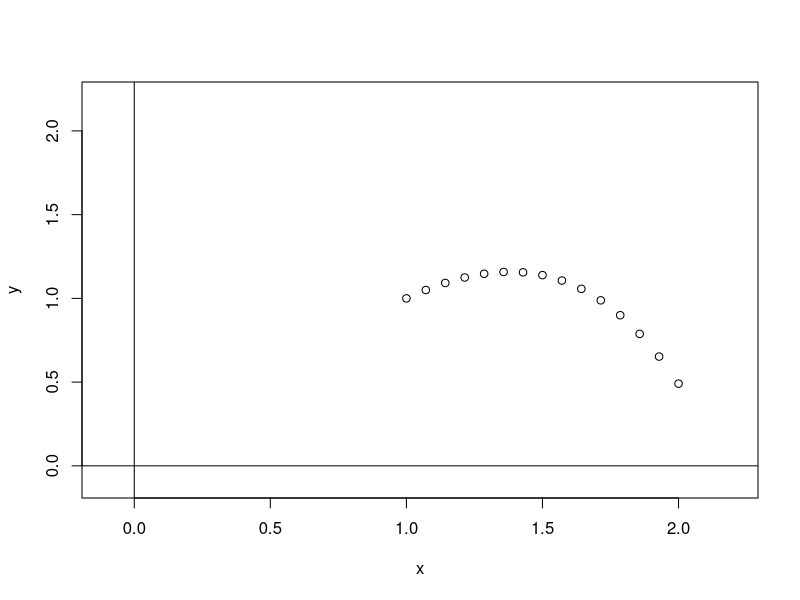

This figure's R source:
fun_x_y <- function(x, y) {
  return(0.7*y - x^2 + 1)
}

euler <- function(f_x_y, a, b, y0, n) {
  h <- (b - a)/n
  x0 <- a
  
  x_vec <- c(a)
  y_vec <- c(y0)
  for(i in 1:n) {
    y1 <- y0 + h*f_x_y(x0, y0)
    x0 <- a + i*h
    y0 <- y1
    x_vec[i+1] <- x0
    y_vec[i+1] <- y0
  }
  return(list(x_vec, y_vec))
}

P <- euler(fun_x_y, 1, 2, 1, 14)

plot(P[[1]], P[[2]], 
     xlim = c(-0.1, 2.2), ylim = c(-0.1, 2.2), xlab = "x", ylab = "y")
abline(h = 0)
abline(v = 0)
